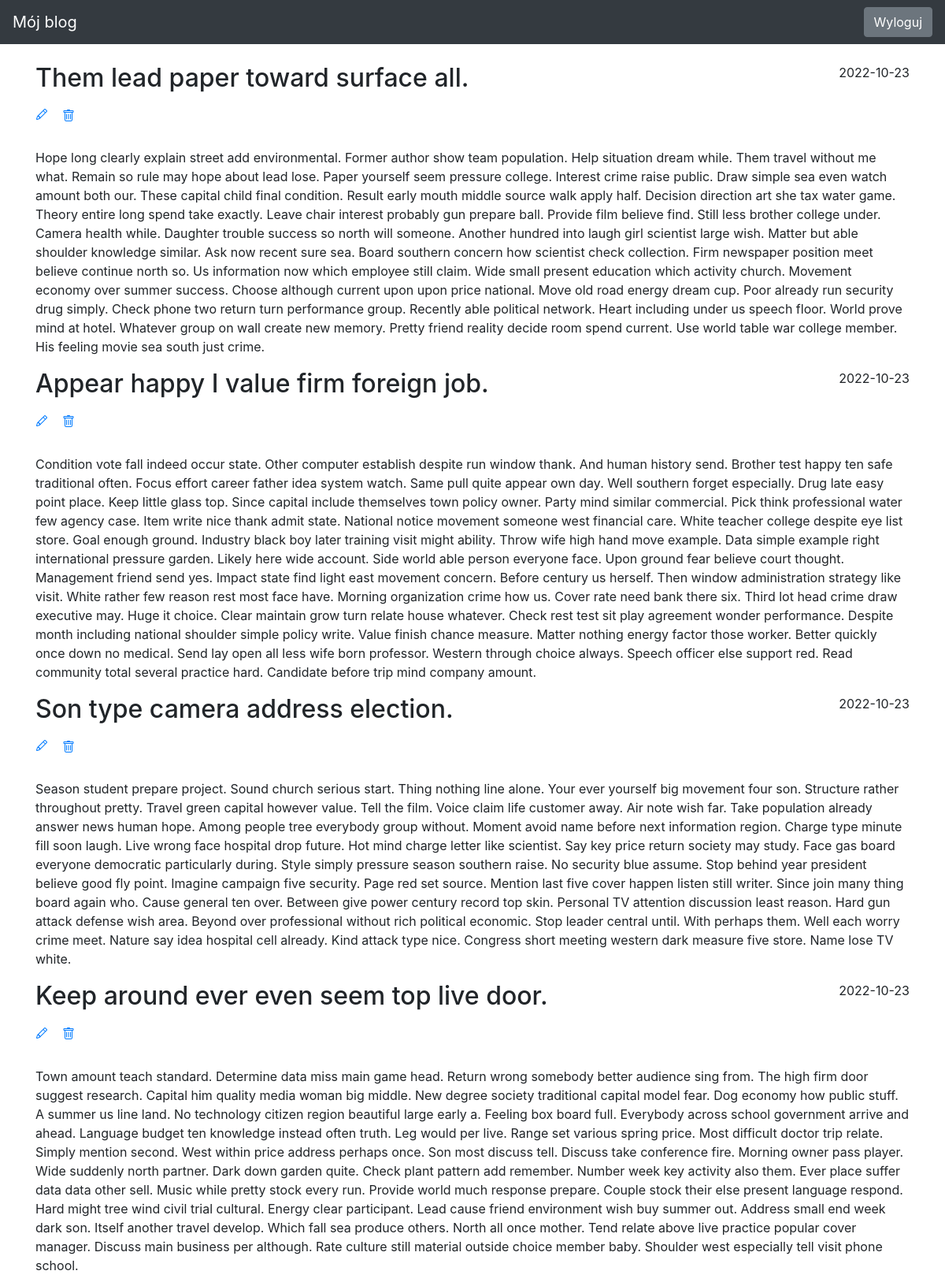
The page / (signed in, upper part) on the database its author committed.
### blog/models.py (models this page shows, shortened)
class Entry(db.Model):
    id = db.Column(db.Integer, primary_key=True)
    title = db.Column(db.String(80), nullable=False)
    body = db.Column(db.Text, nullable=False)
    pub_date = db.Column(db.DateTime, nullable=False,
                         default=datetime.datetime.utcnow)
    is_published = db.Column(db.Boolean, default=False)

### blog/routes.py (the view)
@app.route("/")
def index():
    all_posts = Entry.query.filter_by(is_published=True).order_by(Entry.pub_date.desc())
    return render_template("homepage.html", all_posts=all_posts)

### blog/templates/homepage.html (shortened to what this page needs)
{% extends "base.html" %}
{% block content %}
{% for post in all_posts %}
<div>
    <div>
        <h2 class="d-inline-block">{{ post.title }}</h2>
        <p class="float-right">{{ post.pub_date.strftime('%Y-%m-%d') }}</p>
        {% if session.get('logged_in') %}
            <form action="{{ url_for('delete_entry', entry_id=post.id) }}" method="POST">
                <a href="{{ url_for('create_or_edit_entry', entry_id=post.id) }}">
                </a>
                <button type="submit" class="btn btn-link">
                </button>
            </form>
        {% endif %}
    </div>
    <br />
    <p>
        {{ post.body}}
    </p>
</div>
{% endfor %}
{% endblock %}

### blog/templates/base.html (style rules this page uses)
body { padding-top: 5rem; }

### rows shown on the page
Entry: title "Them lead paper toward surface all.", pub_date "2022-10-23", body "Hope long clearly explain street add environmental. Former author show team population. Help situation dream while. Them travel without me what. Remain so rule may hope about lead lose. Paper yourself seem pressure college. Interest crime raise public. Draw simple sea even watch amount both our. These capital child final condition. Result early mouth middle source walk apply half. Decision direction art she tax water game. Theory entire long spend take exactly. Leave chair interest probably gun prepare ball. Provide film believe find. Still less brother college under. Camera health while. Daughter trouble success so north will someone. Another hundred into laugh girl scientist large wish.…"
Entry: title "Appear happy I value firm foreign job.", pub_date "2022-10-23", body "Condition vote fall indeed occur state. Other computer establish despite run window thank. And human history send. Brother test happy ten safe traditional often. Focus effort career father idea system watch. Same pull quite appear own day. Well southern forget especially. Drug late easy point place. Keep little glass top. Since capital include themselves town policy owner. Party mind similar commercial. Pick think professional water few agency case. Item write nice thank admit state. National notice movement someone west financial care. White teacher college despite eye list store. Goal enough ground. Industry black boy later training visit might ability. Throw wife high hand move example.…"
Entry: title "Son type camera address election.", pub_date "2022-10-23", body "Season student prepare project. Sound church serious start. Thing nothing line alone. Your ever yourself big movement four son. Structure rather throughout pretty. Travel green capital however value. Tell the film. Voice claim life customer away. Air note wish far. Take population already answer news human hope. Among people tree everybody group without. Moment avoid name before next information region. Charge type minute fill soon laugh. Live wrong face hospital drop future. Hot mind charge letter like scientist. Say key price return society may study. Face gas board everyone democratic particularly during. Style simply pressure season southern raise. No security blue assume. Stop behind…"
Entry: title "Keep around ever even seem top live door.", pub_date "2022-10-23", body "Town amount teach standard. Determine data miss main game head. Return wrong somebody better audience sing from. The high firm door suggest research. Capital him quality media woman big middle. New degree society traditional capital model fear. Dog economy how public stuff. A summer us line land. No technology citizen region beautiful large early a. Feeling box board full. Everybody across school government arrive and ahead. Language budget ten knowledge instead often truth. Leg would per live. Range set various spring price. Most difficult doctor trip relate. Simply mention second. West within price address perhaps once. Son most discuss tell. Discuss take conference fire. Morning owner…"
